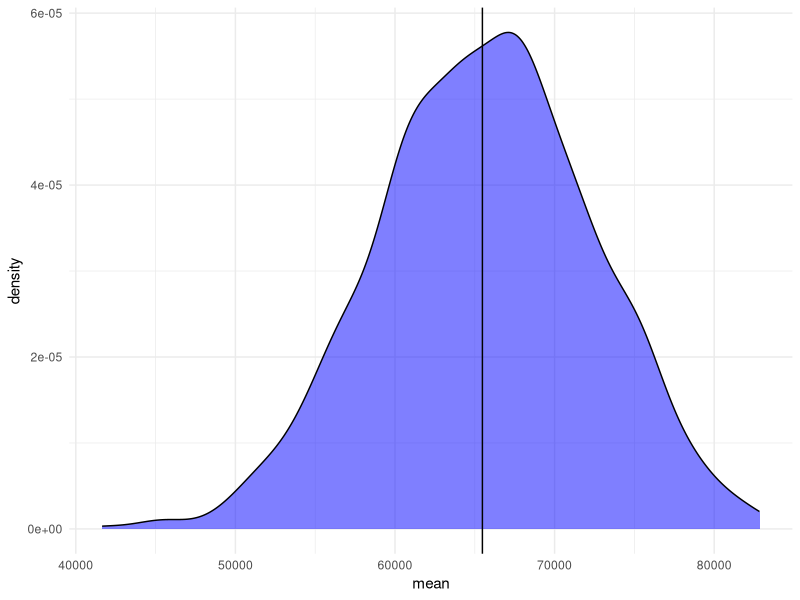
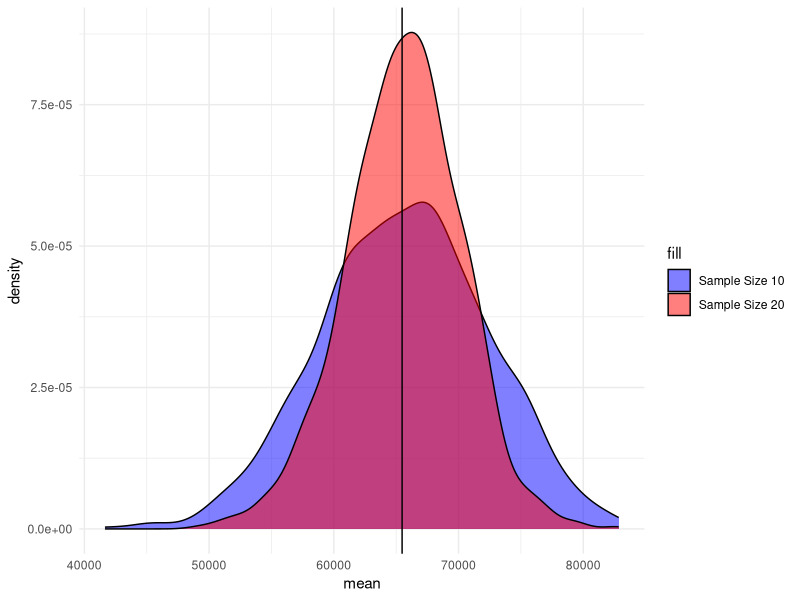
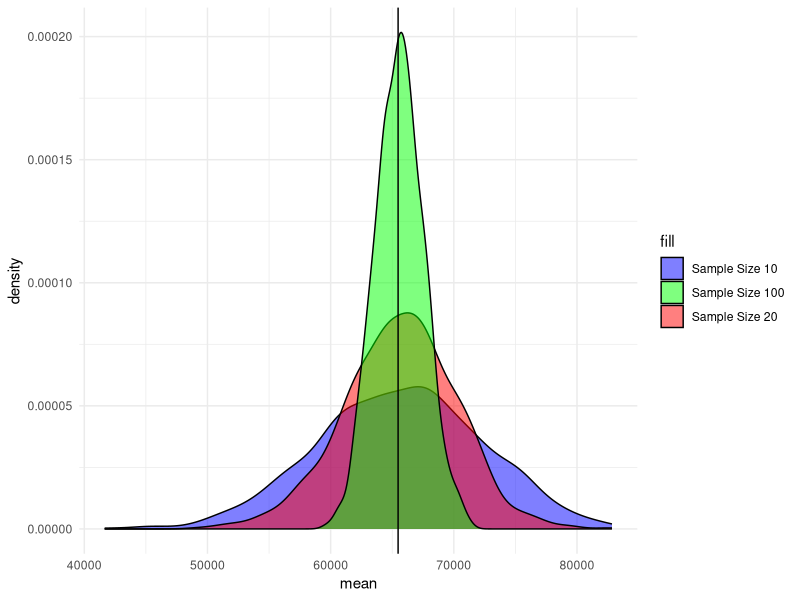
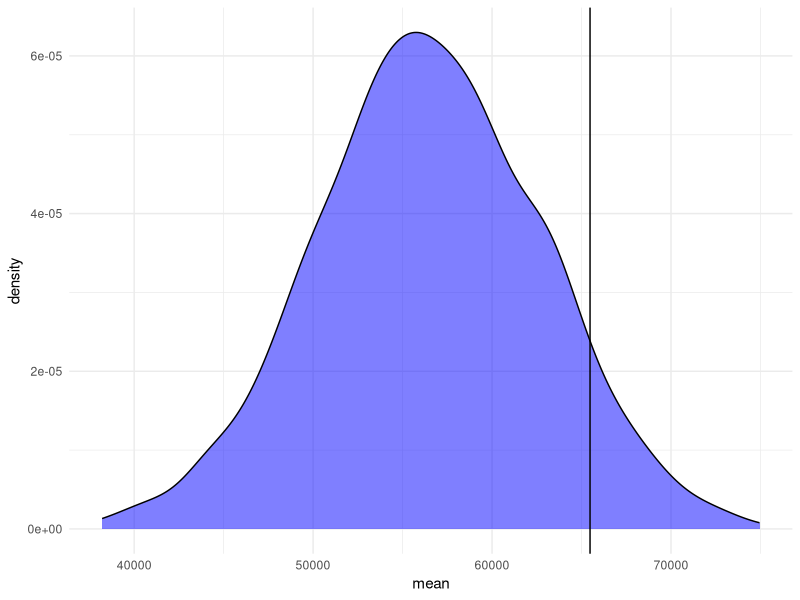
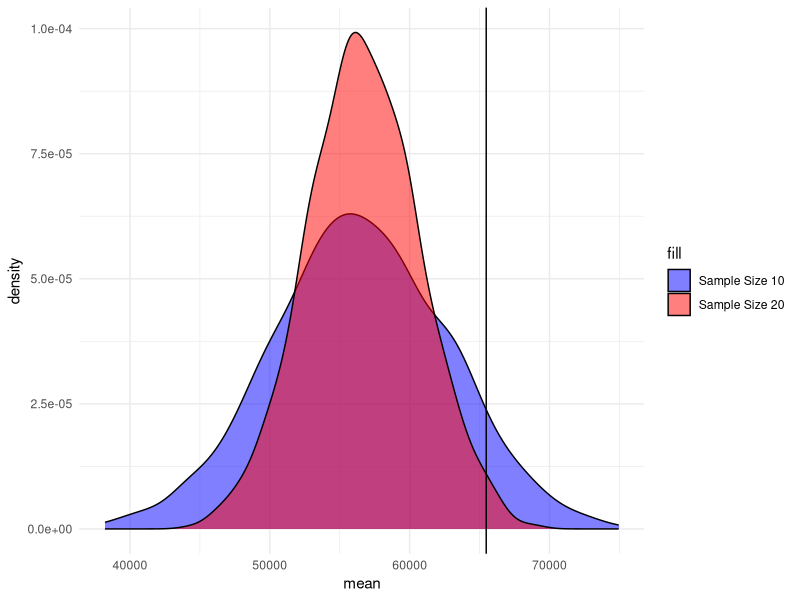
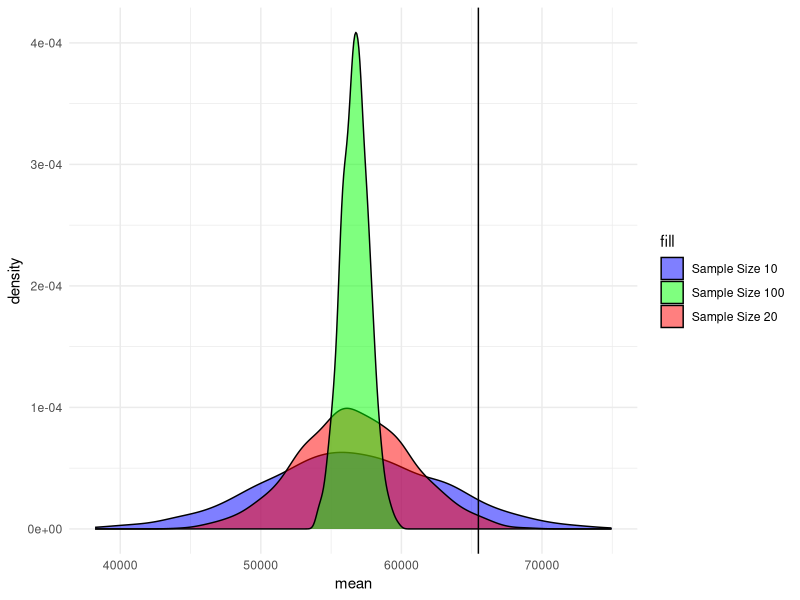

The R script that drew these images, in order:
## ---- chunk 1
# List of packages
pkgs <- c('ggplot2')

# Check for packages that are not installed
new.pkgs <- pkgs[!(pkgs %in% installed.packages()[,"Package"])]

# Install the ones we need
if(length(new.pkgs)) install.packages(new.pkgs,repos = "http://cran.us.r-project.org")

#Load them all in
lapply(pkgs, library, character.only = TRUE)

# Remove lists
rm(pkgs, new.pkgs)
## ---- chunk 2
customerData <- read.csv("customerData.csv")
## ---- chunk 3
mean(customerData$income)
## ---- chunk 4
sample.size <- 10

customerDataSmall <- customerData[
  sample(x = 1:nrow(customerData),
         size = sample.size,
         replace = F), 
  ]
## ---- chunk 5
mean(customerDataSmall$income)
## ---- chunk 6
set.seed(12)
nsims <- 1000
sample.size <- 10
sample.results <- data.frame(
  sample = 1:nsims,
  mean = rep(NA, times = nsims),
  sample.size = sample.size
)

for (i in 1:nrow(sample.results)){
  sample.results$mean[i] <- mean(customerData[
  sample(x = 1:nrow(customerData),
         size = sample.size,
         replace = F), 
  "income"])
}

ggplot(data = sample.results,
       aes(x = mean)) +
  geom_density(data = sample.results[sample.results$sample.size == 10,],
               fill = 'blue',
               alpha = .5) +
  theme_minimal() +
  geom_vline(xintercept = mean(customerData$income))
## ---- chunk 7
sum( # Sum of the logical argument
  sample.results$mean > mean(customerData$income))/ # Is the sample mean > than the pop?
  nsims
## ---- chunk 8
sum( # Sum of the logical argument
  sample.results$mean < mean(customerData$income))/ # Is the sample mean > than the pop?
  nsims
## ---- chunk 9
mean(abs(sample.results$mean - mean(customerData$income))) |>
  round(2)
## ---- chunk 10
set.seed(12)
## ---- chunk 11
sample.size <- 20

customerDataSmall <- customerData[
  sample(x = 1:nrow(customerData),
         size = sample.size,
         replace = F), 
  ]

mean(customerDataSmall$income)
## ---- chunk 12
set.seed(12)
nsims <- 1000
sample.size <- 20
sample.results.20 <- data.frame(
  sample = (nsims+1):(nsims*2),
  mean = rep(NA, times = nsims),
  sample.size = sample.size
)

for (i in 1:nrow(sample.results.20)){
  sample.results.20$mean[i] <- mean(customerData[
  sample(x = 1:nrow(customerData),
         size = sample.size,
         replace = F), 
  "income"])
}

sample.results <- rbind(sample.results, sample.results.20)

ggplot(data = sample.results,
       aes(x = mean, 
           group = sample.size)) +
  geom_density(data = sample.results[sample.results$sample.size == 10,],
               aes(fill = "Sample Size 10"),
               alpha = .5) +
  geom_density(data = sample.results[sample.results$sample.size == 20,],
               aes(fill = "Sample Size 20"),
               alpha = .5) +
  theme_minimal() +
  scale_fill_manual(values = c("Sample Size 10" = "blue", "Sample Size 20" = "red")) +
  geom_vline(xintercept = mean(customerData$income))

## ---- chunk 13
mean(abs(sample.results[sample.results$sample.size==20,'mean'] - mean(customerData$income))) |>
  round(2)
## ---- chunk 14
set.seed(12)
## ---- chunk 15
sample.size <- 100

customerDataSmall <- customerData[
  sample(x = 1:nrow(customerData),
         size = sample.size,
         replace = F), 
  ]

mean(customerDataSmall$income)
## ---- chunk 16
nsims <- 1000
sample.size <- 100
sample.results.100 <- data.frame(
  sample = (nsims+1):(nsims*2),
  mean = rep(NA, times = nsims),
  sample.size = sample.size
)

for (i in 1:nrow(sample.results.100)){
  sample.results.100$mean[i] <- mean(customerData[
  sample(x = 1:nrow(customerData),
         size = sample.size,
         replace = F), 
  "income"])
}

sample.results <- rbind(sample.results, sample.results.100)

ggplot(data = sample.results,
       aes(x = mean, 
           group = sample.size)) +
  geom_density(data = sample.results[sample.results$sample.size == 10,],
               aes(fill = "Sample Size 10"),
               alpha = .5) +
  geom_density(data = sample.results[sample.results$sample.size == 20,],
               aes(fill = "Sample Size 20"),
               alpha = .5) +
  geom_density(data = sample.results[sample.results$sample.size == 100,],
               aes(fill = "Sample Size 100"),
               alpha = .5) +
  theme_minimal() +
  scale_fill_manual(values = c("Sample Size 10" = "blue", "Sample Size 20" = "red", "Sample Size 100" = "green")) +
  geom_vline(xintercept = mean(customerData$income))

## ---- chunk 17
mean(abs(sample.results[sample.results$sample.size==100,'mean'] - mean(customerData$income))) |>
  round(2)
## ---- chunk 18
sample.size <- 10

under30 <- customerData[customerData$age <= 29,]

customerDataSmall <- under30[
  sample(x = 1:nrow(under30),
         size = sample.size,
         replace = F), 
  ]
## ---- chunk 19
set.seed(123)
nsims <- 1000
sample.size <- 10
sample.results <- data.frame(
  sample = 1:nsims,
  mean = rep(NA, times = nsims),
  sample.size = sample.size
)

for (i in 1:nrow(sample.results)){
  sample.results$mean[i] <- mean(under30[
  sample(x = 1:nrow(under30),
         size = sample.size,
         replace = F), 
  "income"])
}

ggplot(data = sample.results,
       aes(x = mean)) +
  geom_density(data = sample.results[sample.results$sample.size == 10,],
               fill = 'blue',
               alpha = .5) +
  theme_minimal() +
  geom_vline(xintercept = mean(customerData$income))
## ---- chunk 20
sum( # Sum of the logical argument
  sample.results$mean > mean(customerData$income))/ # Is the sample mean > than the pop?
  nrow(sample.results)
## ---- chunk 21
sum( # Sum of the logical argument
  sample.results$mean < mean(customerData$income))/ # Is the sample mean > than the pop?
  nrow(sample.results)
## ---- chunk 22
sample.size <- 20

customerDataSmall <- under30[
  sample(x = 1:nrow(under30),
         size = sample.size,
         replace = F), 
  ]

mean(customerDataSmall$income)
## ---- chunk 23
set.seed(123)
nsims <- 1000
sample.size <- 20
sample.results.20 <- data.frame(
  sample = (nsims+1):(nsims*2),
  mean = rep(NA, times = nsims),
  sample.size = sample.size
)

for (i in 1:nrow(sample.results.20)){
  sample.results.20$mean[i] <- mean(under30[
  sample(x = 1:nrow(under30),
         size = sample.size,
         replace = F), 
  "income"])
}

sample.results <- rbind(sample.results, sample.results.20)

ggplot(data = sample.results,
       aes(x = mean, 
           group = sample.size)) +
  geom_density(data = sample.results[sample.results$sample.size == 10,],
               aes(fill = "Sample Size 10"),
               alpha = .5) +
  geom_density(data = sample.results[sample.results$sample.size == 20,],
               aes(fill = "Sample Size 20"),
               alpha = .5) +
  theme_minimal() +
  scale_fill_manual(values = c("Sample Size 10" = "blue", "Sample Size 20" = "red")) +
  geom_vline(xintercept = mean(customerData$income))

## ---- chunk 24
sum( # Sum of the logical argument
  sample.results$mean > mean(customerData$income))/ # Is the sample mean > than the pop?
  nrow(sample.results)
## ---- chunk 25
sum( # Sum of the logical argument
  sample.results$mean < mean(customerData$income))/ # Is the sample mean > than the pop?
  nrow(sample.results)
## ---- chunk 26
sample.size <- 100

customerDataSmall <- under30[
  sample(x = 1:nrow(under30),
         size = sample.size,
         replace = F), 
  ]

mean(customerDataSmall$income)
## ---- chunk 27
nsims <- 1000
sample.size <- 100
sample.results.100 <- data.frame(
  sample = (nsims+1):(nsims*2),
  mean = rep(NA, times = nsims),
  sample.size = sample.size
)

for (i in 1:nrow(sample.results.100)){
  sample.results.100$mean[i] <- mean(under30[
  sample(x = 1:nrow(under30),
         size = sample.size,
         replace = F), 
  "income"])
}

sample.results <- rbind(sample.results, sample.results.100)

ggplot(data = sample.results,
       aes(x = mean, 
           group = sample.size)) +
  geom_density(data = sample.results[sample.results$sample.size == 10,],
               aes(fill = "Sample Size 10"),
               alpha = .5) +
  geom_density(data = sample.results[sample.results$sample.size == 20,],
               aes(fill = "Sample Size 20"),
               alpha = .5) +
  geom_density(data = sample.results[sample.results$sample.size == 100,],
               aes(fill = "Sample Size 100"),
               alpha = .5) +
  theme_minimal() +
  scale_fill_manual(values = c("Sample Size 10" = "blue", "Sample Size 20" = "red", "Sample Size 100" = "green")) +
  geom_vline(xintercept = mean(customerData$income))

## ---- chunk 28
sum( # Sum of the logical argument
  sample.results$mean > mean(customerData$income))/ # Is the sample mean > than the pop?
  nrow(sample.results)
## ---- chunk 29
sum( # Sum of the logical argument
  sample.results$mean < mean(customerData$income))/ # Is the sample mean > than the pop?
  nrow(sample.results)
